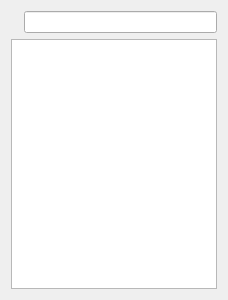
<?xml version="1.0" encoding="UTF-8"?>
<ui version="4.0">
 <class>LabList</class>
 <widget class="QWidget" name="LabList">
  <property name="windowModality">
   <enum>Qt::WindowModal</enum>
  </property>
  <property name="geometry">
   <rect>
    <x>0</x>
    <y>0</y>
    <width>228</width>
    <height>300</height>
   </rect>
  </property>
  <property name="windowTitle">
   <string>Labels list</string>
  </property>
  <layout class="QVBoxLayout" name="verticalLayout">
   <item>
    <layout class="QHBoxLayout" name="horizontalLayout">
     <item>
      <widget class="QLabel" name="label">
       <property name="text">
        <string/>
       </property>
       <property name="pixmap">
        <pixmap resource="../xpeccy.qrc">:/images/filter.png</pixmap>
       </property>
      </widget>
     </item>
     <item>
      <widget class="QLineEdit" name="name"/>
     </item>
    </layout>
   </item>
   <item>
    <widget class="QListView" name="list">
     <property name="editTriggers">
      <set>QAbstractItemView::NoEditTriggers</set>
     </property>
     <property name="alternatingRowColors">
      <bool>true</bool>
     </property>
     <property name="selectionBehavior">
      <enum>QAbstractItemView::SelectColumns</enum>
     </property>
    </widget>
   </item>
  </layout>
 </widget>
 <resources>
  <include location="../xpeccy.qrc"/>
 </resources>
 <connections/>
</ui>
